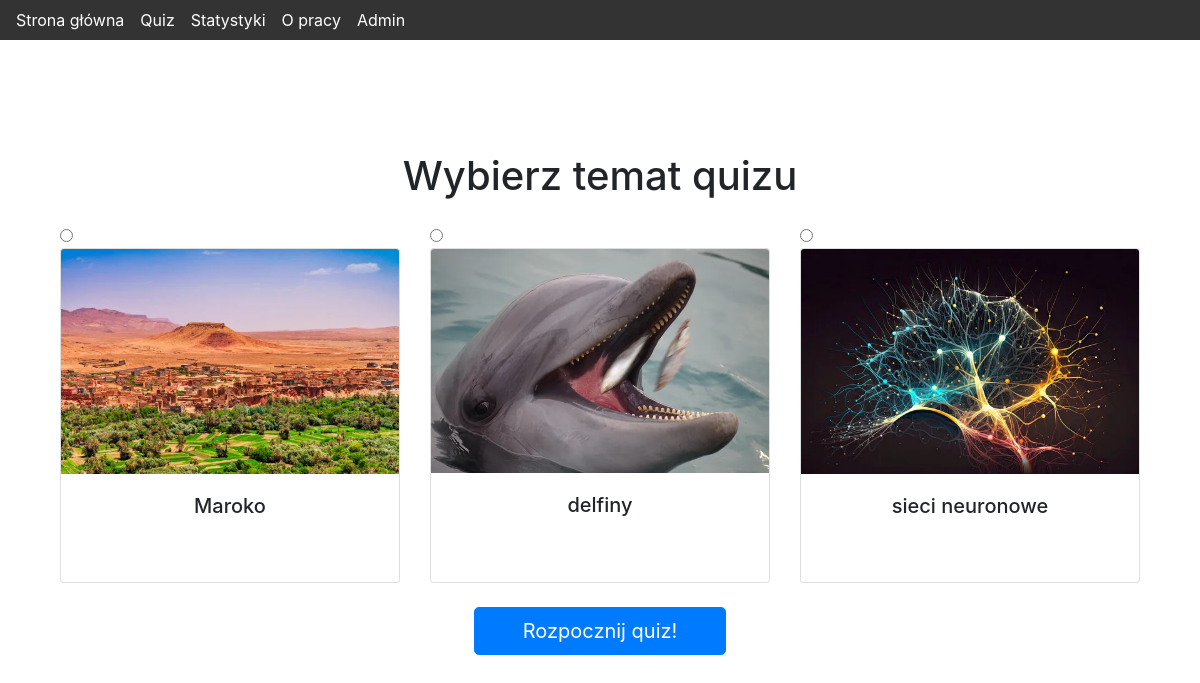
Screenshot of /quiz/topic_choice with the database file from the repository.
### quiz/models.py (models this page shows, shortened)
class Text(models.Model):
    id = models.BigAutoField(primary_key=True)
    title = models.CharField(max_length=30)
    description = models.TextField(default="brak opisu")
    image = models.ImageField(null=True, blank=True)

### quiz/views.py (the view)
# urls.py: path('topic_choice', views.topic_choice, name='topic_choice'),
def topic_choice(request):
    texts = Text.objects.all()
    chosen_topic = request.GET.get("topic")
    if chosen_topic:
        text = Text.objects.get(title=chosen_topic)
        text_id = text.id
        request.session["text_id"] = text_id
        return redirect("start_quiz")
    return render(request, "quiz/topic_choice.html", {"texts": texts})

### quiz/templates/quiz/topic_choice.html
{% extends 'base.html' %}
{% block content %}
  <div class="container mt-5">
    <h1 class="text-center mb-4">Wybierz temat quizu</h1>
    <form method="get" action="">
      <div class="row g-4">
        {% for text in texts %}
          <div class="col-12 col-md-4">
            <input type="radio" class="btn-check" name="topic" id="topic{{ text.id }}" value="{{ text.title }}" />
            <label for="topic{{ text.id }}" class="card h-100 shadow-sm selectable-card">
              {% if text.image %}
                <img src="{{ text.image.url }}" class="card-img-top" alt="{{ text.title }}" />
              {% endif %}
              <div class="card-body text-center">
                <h5 class="card-title">{{ text.title }}</h5>
              </div>
            </label>
          </div>
        {% endfor %}
      </div>
      <br>
      <div class="d-flex justify-content-center mt-4">
        <button type="submit" class="btn btn-primary btn-lg px-5">Rozpocznij quiz!</button>
      </div>
    </form>
  </div>
{% endblock %}

### static/base.css (style rules this page uses)
body { margin: 0; font-family: Arial, sans-serif; }
.container { padding: 2em; }

### rows the page displays
Text: image (picture), title "Maroko"
Text: image (picture), title "delfiny"
Text: image (picture), title "sieci neuronowe"
